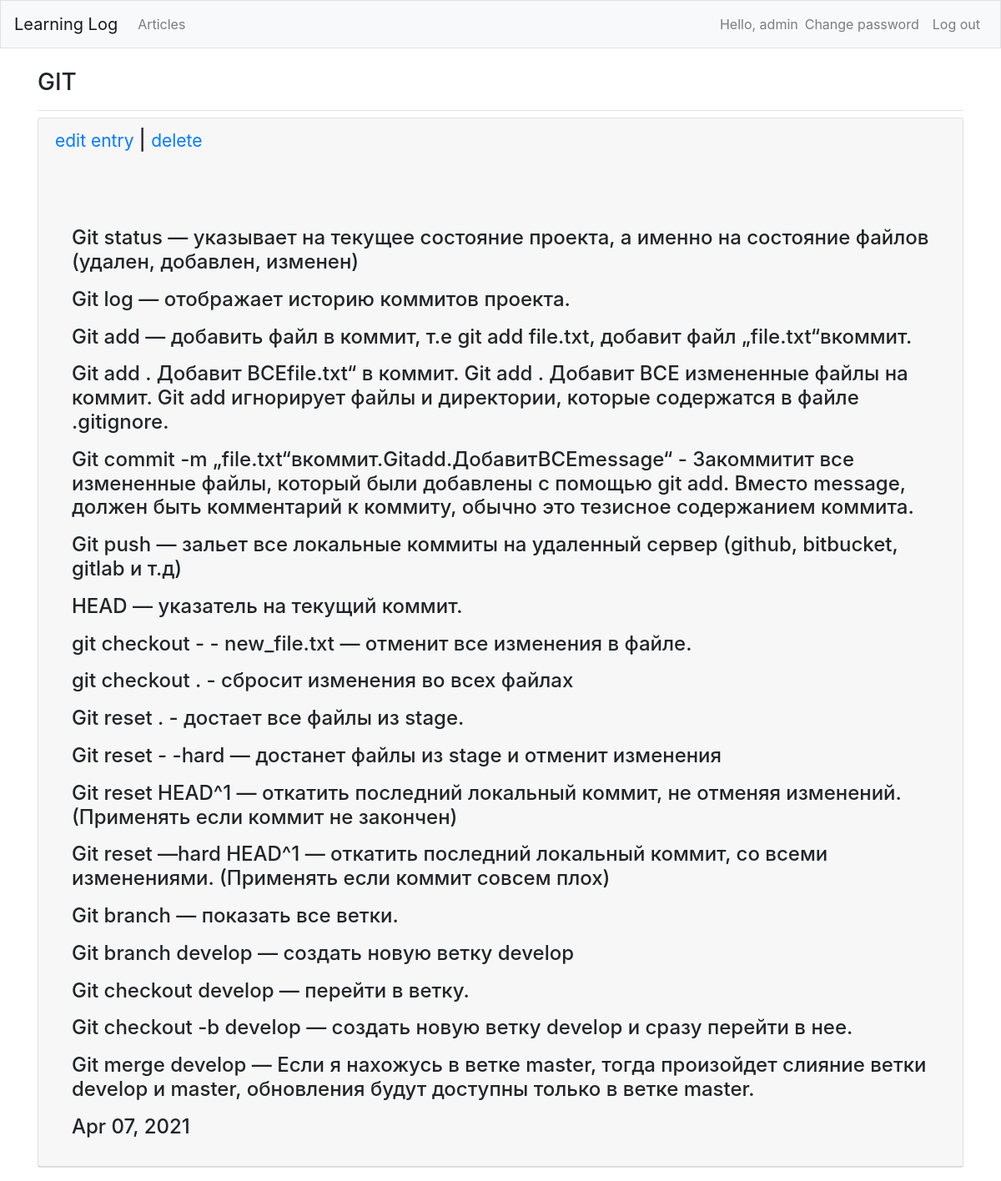
The app's page /articles/entry_detail/67/ (signed in) with its own data.
### users/models.py (models this page shows)
class CustomUser(AbstractUser):
    age = models.PositiveIntegerField(null=True, blank=True)

### articles/models.py (models this page shows, shortened)
class Entry(models.Model):
    article = models.ForeignKey(Article, on_delete=models.CASCADE, related_name='entries')
    title = models.CharField(max_length=255)
    body = models.TextField()
    screen = models.ImageField(upload_to='images/', blank=True)
    date = models.DateTimeField(auto_now_add=True)
    author = models.ForeignKey(get_user_model(), on_delete=models.CASCADE,)
    publish = models.DateTimeField(default=timezone.now)
    class Meta:
        ordering = ('-publish',)
        verbose_name_plural = 'Entries'

### articles/views.py (the view)
# urls.py: path('entry_detail/<int:pk>/', EntryDetailView.as_view(), name='entry_detail'),
class EntryDetailView(DetailView):
    model = Entry
    template_name = 'entry_detail.html'

### templates/entry_detail.html (shortened to what this page needs)
{% extends 'base.html' %}
{% load static %}
{% load bootstrap4 %}
{% block page_header %}
    <h3>{{ object.title }}</h3>
{% endblock page_header %}
{% block content %}
            <div class="card mb-3">
                <h4 class="card-header">
                    <small><a href="{% url 'entry_edit' entry.pk %}">
                        edit entry
                    </a></small> |
                    <small><a href="{% url 'entry_delete' entry.pk %}">
                        delete
                    </a></small>
                <div class="card-body">
                </div>
                <div class="card-body">
                    {{ object.body|linebreaks }}
                    {{ object.date|date:'M d, Y' }}
                </div>
            </div>
{% endblock %}

### templates/base.html (shortened to what this page needs)
{% load bootstrap4 %}
<!DOCTYPE html>
<html lang="en">
<head>
    {% bootstrap_css %}
</head>
<body>
    <nav class="navbar navbar-expand-md navbar-light bg-light mb-4 border">
        <a class="navbar-brand" href="{% url 'home' %}">
            Learning Log
        </a>
        <div class="collapse navbar-collapse" id="navbarCollapse">
            <ul class="navbar-nav mr-auto">
                <li class="nav-item">
                    <a class="nav-link" href="{% url 'article_list' %}">Articles</a>
                </li>
            </ul>
            <ul class="navbar-nav ml-auto">
                {% if user.is_authenticated %}
                    <li class="nav-item">
                        <span class="navbar-text"}">
                            Hello, {{ user.username }}
                        </span>
                    </li>
                    <li class="nav-item">
                        <a class="nav-link" href="{% url 'password_change' %}">Change password</a>
                    </li>
                    <li class="nav-item">
                        <a class="nav-link" href="{% url 'logout' %}">Log out</a>
                    </li>
                {% endif %}
            </ul>
        </div>
    </nav>
    <main role="main" class="container">
        <div class="pb-2 mb-2 border-bottom">
            {% block page_header %}{% endblock page_header %}
        </div>
        <div>
            {% block content %}{% endblock content %}
        </div>
    </main>
</body>
</html>

### records on screen
CustomUser: username "admin"
Entry: title "GIT", body "Git status — указывает на текущее состояние проекта, а именно на состояние файлов (удален, добавлен, изменен) Git log — отображает историю коммитов проекта. Git add — добавить файл в коммит, т.е git add file.txt, добавит файл „file.txt“вкоммит. Git add . Добавит ВСЕfile.txt“ в коммит. Git add . Добавит ВСЕ измененные файлы на коммит. Git add игнорирует файлы и директории, которые содержатся в файле .gitignore. Git commit -m „file.txt“вкоммит.Gitadd.ДобавитВСЕmessage“ - Закоммитит все измененные файлы, который были добавлены с помощью git add. Вместо message, должен быть комментарий к коммиту, обычно это тезисное содержанием коммита. Git push — зальет все локальные коммиты на удаленный…", date "Apr 07, 2021"
